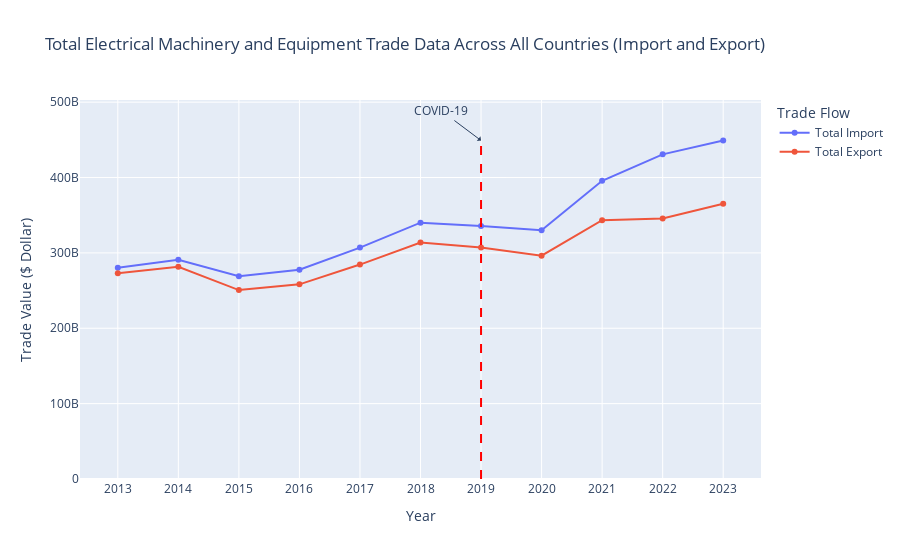

Notebook source saved alongside this figure:
### Markdown cell above
2. **Pharmaceutical Products**:
   - **Trend Overview**: The pharmaceutical sector showed a steady upward trend in trade values from 2013 to 2019.
   - **Impact of COVID-19**: In contrast to other sectors, pharmaceutical exports surged during the pandemic (2020-2021), reflecting increased global demand for medical supplies and drugs. Imports also saw a moderate increase during this period.
   - **Post-Pandemic Recovery**: The growth trend continued post-2020, with exports stabilizing at a higher level compared to the pre-pandemic period. The pharmaceutical trade sector's significant and sustained increase underlines its critical role during and after the crisis.

### Code cell
df_path = r'data/SQ2/Sorted_TradeData_85.xlsx'
load_and_display_data(df_path, "COVID-19", "Total Electrical Machinery and Equipment Trade Data Across All Countries (Import and Export)", "Trade Value ($ Dollar)")

### Figure 1 — Plotly figure (JSON) as saved in the notebook; plotly's stock layout.template omitted (floating-point values rounded to 4 significant figures)
{"data": [{"mode": "lines+markers", "name": "Total Import", "type": "scatter", "x": [2013, 2014, 2015, 2016, 2017, 2018, 2019, 2020, 2021, 2022, 2023], "y": [280300000000.0, 290900000000.0, 269000000000.0, 277600000000.0, 307000000000.0, 340100000000.0, 335700000000.0, 330100000000.0, 395600000000.0, 430700000000.0, 449100000000.0]}, {"mode": "lines+markers", "name": "Total Export", "type": "scatter", "x": [2013, 2014, 2015, 2016, 2017, 2018, 2019, 2020, 2021, 2022, 2023], "y": [273000000000.0, 281500000000.0, 250600000000.0, 258200000000.0, 284500000000.0, 313800000000.0, 307200000000.0, 296300000000.0, 343400000000.0, 345700000000.0, 365200000000.0]}], "layout": {"annotations": [{"arrowhead": 1, "ax": -40, "ay": -30, "showarrow": true, "text": "COVID-19", "x": 2019, "y": 449100000000.0}], "legend": {"title": {"text": "Trade Flow"}}, "shapes": [{"line": {"color": "red", "dash": "dash"}, "type": "line", "x0": 2019, "x1": 2019, "y0": 0, "y1": 449100000000.0}], "title": {"text": "Total Electrical Machinery and Equipment Trade Data Across All Countries (Import and Export)"}, "xaxis": {"tickmode": "linear", "title": {"text": "Year"}}, "yaxis": {"title": {"text": "Trade Value ($ Dollar)"}}}}
